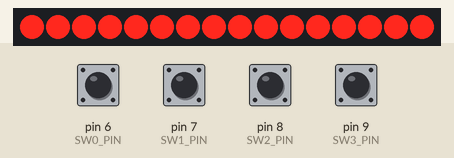
This sketch was run on a simulated Arduino Uno, built with avr-gcc and run on an emulated ATmega328P. Parts: 16 shift-register outputs drawn as a row of LEDs (first output left, lit = HIGH). Wiring (inferred from the names in the program): 2 × shift register (74HC595): data pin 3; shift clock pin 5; latch pin 4. Wiring (inferred from the signals the program sends): row of LEDs: on Q0, Q1, Q2, Q3, Q4, Q5, Q6, Q7, Q8, Q9, Q10, Q11, Q12, Q13, Q14, Q15. The test bench sets the inputs (shaded band); at power-on: pin 6 (SW0_PIN), pin 7 (SW1_PIN), pin 8 (SW2_PIN), pin 9 (SW3_PIN) LOW.

Above: at 1.2 s.
1.3 s: pin 6 (SW0_PIN) pulled HIGH for 1 s
At 3.4 s:
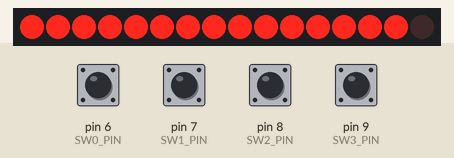
3.8 s: pin 7 (SW1_PIN) pulled HIGH for 1 s
At 5.2 s:
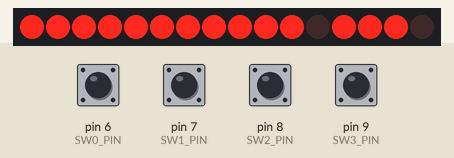
6.3 s: pin 8 (SW2_PIN) pulled HIGH for 0.15 s
At 7.1 s:
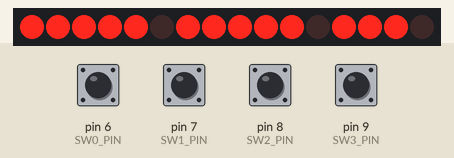
7.9 s: pin 9 (SW3_PIN) pulled HIGH for 0.15 s
At 9.0 s:
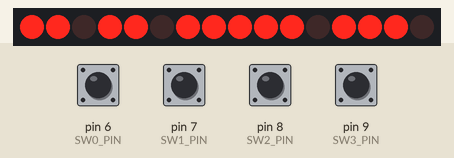
9.5 s: pin 6 (SW0_PIN) pulled HIGH for 0.15 s
At 10.8 s:
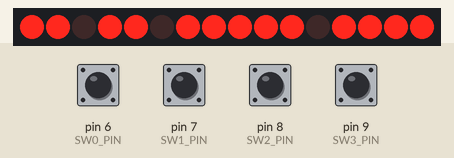
11.1 s: pin 7 (SW1_PIN) pulled HIGH for 0.15 s
At 12.0 s:
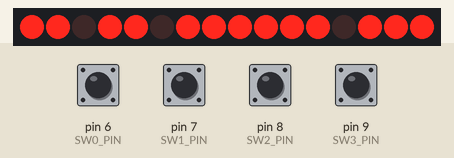
Timing chart, 0 to 13.7 s (numbered marks = the images above; inputs shaded):
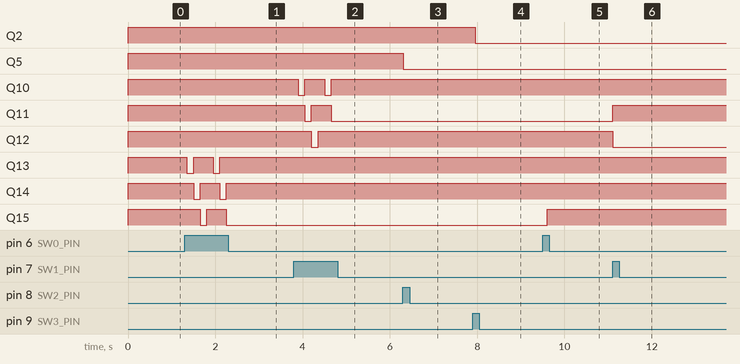

The sketch:

FootSwitch.ino
```cpp
/*

  FootSwitch
  Simple demonstration of rthe 4-channle foot switch with tri-color LED indicators

  For info and circuit diagrams see https://github.com/tardate/LittleArduinoProjects/tree/main/Electronics101/InputDevices/FootSwitch

 */

// software debounce fudge factor
const int DEBOUNCE_DELAY = 150;

// pins for the shift register control
const int DS_DATA_PIN = 3;
const int ST_CP_LATCH_PIN = 4;
const int SH_CP_CLOCK_PIN = 5;

// switch inputs (active high)
const int SW0_PIN = 6;
const int SW1_PIN = 7;
const int SW2_PIN = 8;
const int SW3_PIN = 9;

/* register_data maps the 16 bits
 bit | LED# | color (active low)
  0  |      |
  1  |      |
  2  | 3    | red
  3  | 3    | green
  4  | 3    | blue
  5  | 2    | red
  6  | 2    | green
  7  | 2    | blue
  8  |      |
  9  |      |
 10  | 1    | red
 11  | 1    | green
 12  | 1    | blue
 13  | 0    | red
 14  | 0    | green
 15  | 0    | blue
*/
uint16_t register_data = 0xFFFF;

// number of bits into register_data that the individual leds are found:
uint16_t led_offset[] = {13, 10, 5, 2};

// track LED states with mnemonics
enum class LedMode : uint8_t {
    red = 0,
    green = 1,
    blue = 2,
    off = 3
};

// current states for the 4 LEDs
LedMode led_mode[] = {
  LedMode::off,
  LedMode::off,
  LedMode::off,
  LedMode::off
};


/*
 * Command: one-time setup
 */
void setup() {
  pinMode(DS_DATA_PIN, OUTPUT);
  pinMode(ST_CP_LATCH_PIN, OUTPUT);
  pinMode(SH_CP_CLOCK_PIN, OUTPUT);
  pinMode(SW0_PIN, INPUT);
  pinMode(SW1_PIN, INPUT);
  pinMode(SW2_PIN, INPUT);
  pinMode(SW3_PIN, INPUT);
  pushLedSettings();
}


/*
 * Command: main loop
 */
void loop() {
  if (switchPressed()) {
    updateRegisterData();
    pushLedSettings();
  }
  delay(DEBOUNCE_DELAY);
}


/*
 * Command: recalculates the correct register data
 */
void updateRegisterData() {
  register_data = 0xFFFF;
  for(int led = 0; led < 4; ++led) {
    if (led_mode[led] != LedMode::off) {
      register_data &= ~bit(led_offset[led] + (uint8_t)led_mode[led]);
    }
  }
}


/*
 * Command: push the led_values to the shift registers
 */
void pushLedSettings() {
  digitalWrite(ST_CP_LATCH_PIN, LOW);
  shiftOut(DS_DATA_PIN, SH_CP_CLOCK_PIN, MSBFIRST, register_data >> 8);
  shiftOut(DS_DATA_PIN, SH_CP_CLOCK_PIN, MSBFIRST, register_data);
  digitalWrite(ST_CP_LATCH_PIN, HIGH);
}


/*
 * Command: cycle the color for the specified led
 */
void stepLedMode(int led) {
  switch (led_mode[led]) {
  case LedMode::off:
    led_mode[led] = LedMode::red;
    break;
  case LedMode::red:
    led_mode[led] = LedMode::green;
    break;
  case LedMode::green:
    led_mode[led] = LedMode::blue;
    break;
  case LedMode::blue:
    led_mode[led] = LedMode::off;
    break;
  }
}


/*
 * Command: handle button presses
 */
bool switchPressed() {
  bool result = false;
  if(digitalRead(SW0_PIN)) {
    stepLedMode(0);
    result = true;
  }
  if(digitalRead(SW1_PIN)) {
    stepLedMode(1);
    result = true;
  }
  if(digitalRead(SW2_PIN)) {
    stepLedMode(2);
    result = true;
  }
  if(digitalRead(SW3_PIN)) {
    stepLedMode(3);
    result = true;
  }
  return result;
}
```

Measured:
- after the input at 1.3 s, Q13: alternates HIGH for 0.45 s and LOW for 0.15 s, 4 changes in all, then stays HIGH, starting after 0.05 s; Q14: alternates HIGH for 0.45 s and LOW for 0.15 s, 4 changes in all, then stays HIGH, starting after 0.20 s; Q15: HIGH → LOW after 0.35 s, → HIGH 0.15 s later, → LOW 0.45 s later
- after the input at 3.8 s, Q10: alternates HIGH for 0.45 s and LOW for 0.15 s, 4 changes in all, then stays HIGH, starting after 0.10 s; Q11: HIGH → LOW after 0.25 s, → HIGH 0.15 s later, → LOW 0.45 s later; Q12: HIGH → LOW after 0.40 s, → HIGH 0.15 s later
- after the input at 6.3 s, Q5: HIGH → LOW at once
- after the input at 7.9 s, Q2: HIGH → LOW after 0.05 s
- after the input at 9.5 s, Q15: LOW → HIGH after 0.11 s
- after the input at 11.1 s, Q11: LOW → HIGH at once; Q12: HIGH → LOW at once
